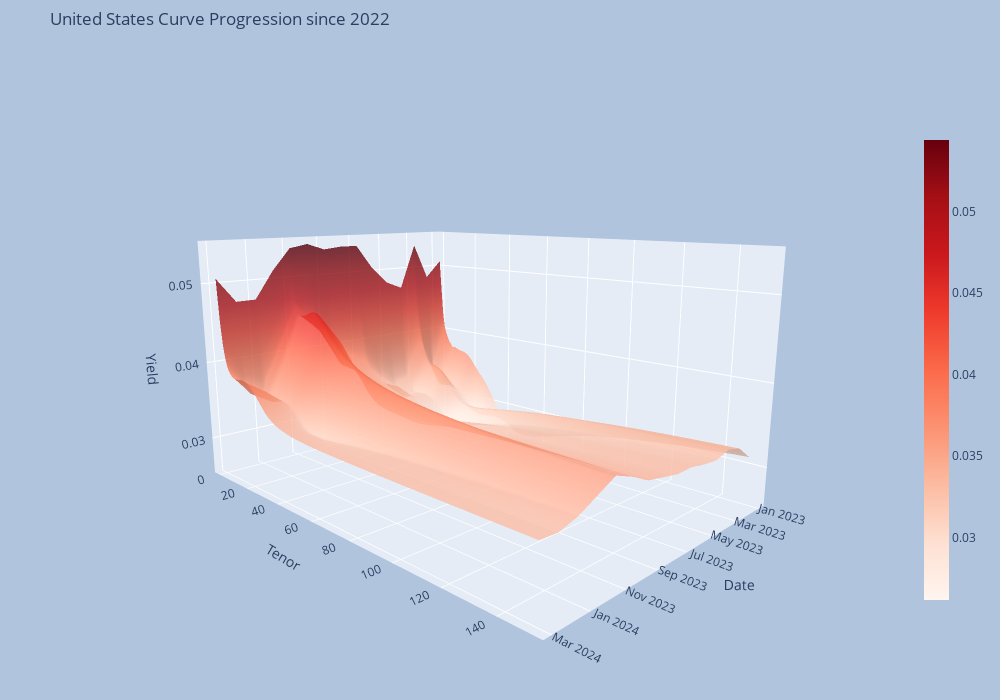

Here is the notebook cell this chart was saved with:
### Code cell
plotCurvesOverTime(countriesDict,"United States", "Reds")

### Figure 1 — Plotly figure (JSON) as saved in the notebook; plotly's stock layout.template omitted (floating-point values rounded to 4 significant figures; data arrays with more than 128 entries replaced by an {"elided": "..."} marker saying what was removed)
{"data": [{"colorbar": {"len": 0.75, "thickness": 25}, "colorscale": [[0, "rgb(255,245,240)"], [0.125, "rgb(254,224,210)"], [0.25, "rgb(252,187,161)"], [0.375, "rgb(252,146,114)"], [0.5, "rgb(251,106,74)"], [0.625, "rgb(239,59,44)"], [0.75, "rgb(203,24,29)"], [0.875, "rgb(165,15,21)"], [1, "rgb(103,0,13)"]], "opacity": 0.8, "type": "surface", "x": ["2022-12-31", "2023-01-31", "2023-02-28", "2023-03-31", "2023-04-30", "2023-05-31", "2023-06-30", "2023-07-31", "2023-08-31", "2023-09-30", "2023-10-31", "2023-11-30", "2023-12-31", "2024-01-31", "2024-02-29"], "y": {"elided": "150 int values"}, "z": {"elided": "150x15 float values"}}], "layout": {"autosize": false, "height": 700, "margin": {"b": 10, "l": 50, "r": 20, "t": 50}, "paper_bgcolor": "LightSteelBlue", "scene": {"aspectratio": {"x": 1, "y": 1.4, "z": 0.75}, "camera": {"center": {"x": 0, "y": 0, "z": 0}, "eye": {"x": 1.6, "y": 1.6, "z": 0.5}, "up": {"x": 0, "y": 0, "z": 1}}, "xaxis": {"title": {"text": "Date"}}, "yaxis": {"title": {"text": "Tenor"}}, "zaxis": {"title": {"text": "Yield"}}}, "title": {"text": "United States Curve Progression since 2022"}, "width": 1000}}
